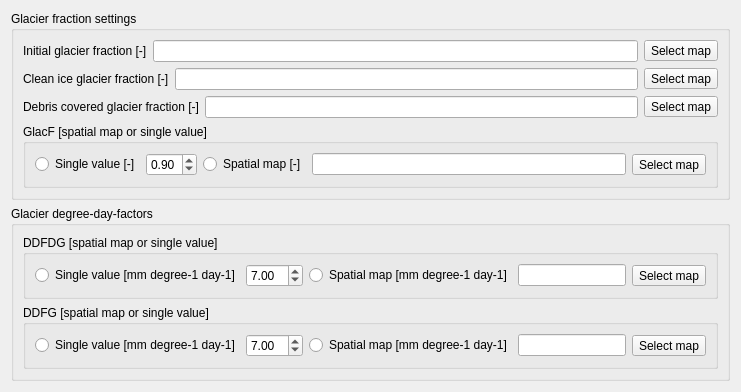
     <widget class="QWidget" name="glaciersTab">
      <attribute name="title">
       <string>Glaciers</string>
      </attribute>
      <layout class="QFormLayout" name="formLayout_17">
       <item row="0" column="0" colspan="2">
        <widget class="QGroupBox" name="groupBox_16">
         <property name="title">
          <string>Glacier fraction settings</string>
         </property>
         <layout class="QVBoxLayout" name="verticalLayout_12">
          <item>
           <layout class="QHBoxLayout" name="horizontalLayout_64">
            <item>
             <widget class="QLabel" name="initGlacFracLabel">
              <property name="text">
               <string>Initial glacier fraction [-]</string>
              </property>
             </widget>
            </item>
            <item>
             <widget class="QLineEdit" name="initGlacFracLineEdit">
              <property name="readOnly">
               <bool>true</bool>
              </property>
             </widget>
            </item>
            <item>
             <widget class="QToolButton" name="selectInitGlacFracMapButton">
              <property name="text">
               <string>Select map</string>
              </property>
             </widget>
            </item>
           </layout>
          </item>
          <item>
           <layout class="QHBoxLayout" name="horizontalLayout_65">
            <item>
             <widget class="QLabel" name="cIFracLabel">
              <property name="text">
               <string>Clean ice glacier fraction [-]</string>
              </property>
             </widget>
            </item>
            <item>
             <widget class="QLineEdit" name="cIFracLineEdit">
              <property name="readOnly">
               <bool>true</bool>
              </property>
             </widget>
            </item>
            <item>
             <widget class="QToolButton" name="selectCIFracMapButton">
              <property name="text">
               <string>Select map</string>
              </property>
             </widget>
            </item>
           </layout>
          </item>
          <item>
           <layout class="QHBoxLayout" name="horizontalLayout_66">
            <item>
             <widget class="QLabel" name="dBFracLabel">
              <property name="text">
               <string>Debris covered glacier fraction [-]</string>
              </property>
             </widget>
            </item>
            <item>
             <widget class="QLineEdit" name="dBFracLineEdit">
              <property name="readOnly">
               <bool>true</bool>
              </property>
             </widget>
            </item>
            <item>
             <widget class="QToolButton" name="selectDBFracMapButton">
              <property name="text">
               <string>Select map</string>
              </property>
             </widget>
            </item>
           </layout>
          </item>
          <item>
           <widget class="QGroupBox" name="groupBox_19">
            <property name="title">
             <string>GlacF [spatial map or single value]</string>
            </property>
            <layout class="QGridLayout" name="gridLayout_7">
             <item row="0" column="1">
              <layout class="QHBoxLayout" name="horizontalLayout_67">
               <item>
                <widget class="QRadioButton" name="glacRoFracMapRadioButton">
                 <property name="text">
                  <string>Spatial map [-]</string>
                 </property>
                </widget>
               </item>
               <item>
                <widget class="QLineEdit" name="glacRoFracLineEdit">
                 <property name="readOnly">
                  <bool>true</bool>
                 </property>
                </widget>
               </item>
               <item>
                <widget class="QToolButton" name="selectGlacRoFracMapButton">
                 <property name="text">
                  <string>Select map</string>
                 </property>
                </widget>
               </item>
              </layout>
             </item>
             <item row="0" column="0">
              <layout class="QHBoxLayout" name="horizontalLayout_68">
               <item>
                <widget class="QRadioButton" name="glacRoFracSingleRadioButton">
                 <property name="text">
                  <string>Single value [-]</string>
                 </property>
                </widget>
               </item>
               <item>
                <widget class="QDoubleSpinBox" name="glacRoFracDoubleSpinBox">
                 <property name="maximum">
                  <double>1.000000000000000</double>
                 </property>
                 <property name="singleStep">
                  <double>0.010000000000000</double>
                 </property>
                 <property name="value">
                  <double>0.900000000000000</double>
                 </property>
                </widget>
               </item>
              </layout>
             </item>
            </layout>
           </widget>
          </item>
         </layout>
        </widget>
       </item>
       <item row="1" column="0" colspan="2">
        <widget class="QGroupBox" name="groupBox_17">
         <property name="title">
          <string>Glacier degree-day-factors</string>
         </property>
         <layout class="QVBoxLayout" name="verticalLayout_13">
          <item>
           <widget class="QGroupBox" name="groupBox_18">
            <property name="title">
             <string>DDFDG [spatial map or single value]</string>
            </property>
            <layout class="QHBoxLayout" name="horizontalLayout_71">
             <item>
              <layout class="QHBoxLayout" name="horizontalLayout_69">
               <item>
                <widget class="QRadioButton" name="DDFDGSingleRadioButton">
                 <property name="text">
                  <string>Single value [mm degree-1 day-1]</string>
                 </property>
                </widget>
               </item>
               <item>
                <widget class="QDoubleSpinBox" name="DDFDGDoubleSpinBox">
                 <property name="minimum">
                  <double>1.000000000000000</double>
                 </property>
                 <property name="maximum">
                  <double>20.000000000000000</double>
                 </property>
                 <property name="singleStep">
                  <double>0.500000000000000</double>
                 </property>
                 <property name="value">
                  <double>7.000000000000000</double>
                 </property>
                </widget>
               </item>
              </layout>
             </item>
             <item>
              <layout class="QHBoxLayout" name="horizontalLayout_70">
               <item>
                <widget class="QRadioButton" name="DDFDGMapRadioButton">
                 <property name="text">
                  <string>Spatial map [mm degree-1 day-1]</string>
                 </property>
                </widget>
               </item>
               <item>
                <widget class="QLineEdit" name="DDFDGLineEdit">
                 <property name="readOnly">
                  <bool>true</bool>
                 </property>
                </widget>
               </item>
               <item>
                <widget class="QToolButton" name="selectDDFDGMapButton">
                 <property name="text">
                  <string>Select map</string>
                 </property>
                </widget>
               </item>
              </layout>
             </item>
            </layout>
           </widget>
          </item>
          <item>
           <widget class="QGroupBox" name="groupBox_20">
            <property name="title">
             <string>DDFG [spatial map or single value]</string>
            </property>
            <layout class="QHBoxLayout" name="horizontalLayout_72">
             <item>
              <layout class="QHBoxLayout" name="horizontalLayout_73">
               <item>
                <widget class="QRadioButton" name="DDFGSingleRadioButton">
                 <property name="text">
                  <string>Single value [mm degree-1 day-1]</string>
                 </property>
                </widget>
               </item>
               <item>
                <widget class="QDoubleSpinBox" name="DDFGDoubleSpinBox">
                 <property name="minimum">
                  <double>1.000000000000000</double>
                 </property>
                 <property name="maximum">
                  <double>20.000000000000000</double>
                 </property>
                 <property name="value">
                  <double>7.000000000000000</double>
                 </property>
                </widget>
               </item>
              </layout>
             </item>
             <item>
              <layout class="QHBoxLayout" name="horizontalLayout_74">
               <item>
                <widget class="QRadioButton" name="DDFGMapRadioButton">
                 <property name="text">
                  <string>Spatial map [mm degree-1 day-1]</string>
                 </property>
                </widget>
               </item>
               <item>
                <widget class="QLineEdit" name="DDFGLineEdit">
                 <property name="readOnly">
                  <bool>true</bool>
                 </property>
                </widget>
               </item>
               <item>
                <widget class="QToolButton" name="selectDDFGMapButton">
                 <property name="text">
                  <string>Select map</string>
                 </property>
                </widget>
               </item>
              </layout>
             </item>
            </layout>
           </widget>
          </item>
         </layout>
        </widget>
       </item>
      </layout>
     </widget>
